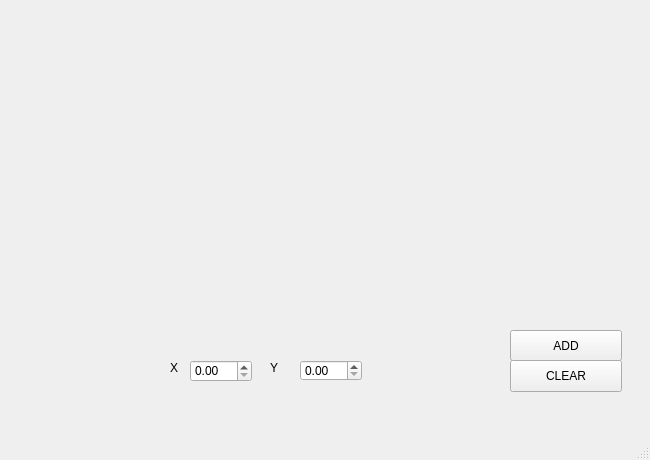
<?xml version="1.0" encoding="UTF-8"?>
<ui version="4.0">
 <class>MainWindow</class>
 <widget class="QMainWindow" name="MainWindow">
  <property name="geometry">
   <rect>
    <x>0</x>
    <y>0</y>
    <width>650</width>
    <height>460</height>
   </rect>
  </property>
  <property name="windowTitle">
   <string>MainWindow</string>
  </property>
  <widget class="QWidget" name="centralwidget">
   <widget class="QCustomPlot" name="plot" native="true">
    <property name="geometry">
     <rect>
      <x>90</x>
      <y>30</y>
      <width>351</width>
      <height>251</height>
     </rect>
    </property>
   </widget>
   <widget class="QDoubleSpinBox" name="bx_x">
    <property name="geometry">
     <rect>
      <x>190</x>
      <y>360</y>
      <width>62</width>
      <height>22</height>
     </rect>
    </property>
   </widget>
   <widget class="QDoubleSpinBox" name="bx_y">
    <property name="geometry">
     <rect>
      <x>300</x>
      <y>360</y>
      <width>62</width>
      <height>21</height>
     </rect>
    </property>
   </widget>
   <widget class="QPushButton" name="btn_add">
    <property name="geometry">
     <rect>
      <x>510</x>
      <y>330</y>
      <width>112</width>
      <height>31</height>
     </rect>
    </property>
    <property name="text">
     <string>ADD</string>
    </property>
   </widget>
   <widget class="QPushButton" name="btn_clear">
    <property name="geometry">
     <rect>
      <x>510</x>
      <y>360</y>
      <width>112</width>
      <height>32</height>
     </rect>
    </property>
    <property name="text">
     <string>CLEAR</string>
    </property>
   </widget>
   <widget class="QLabel" name="label">
    <property name="geometry">
     <rect>
      <x>170</x>
      <y>360</y>
      <width>16</width>
      <height>16</height>
     </rect>
    </property>
    <property name="text">
     <string>X</string>
    </property>
   </widget>
   <widget class="QLabel" name="label_2">
    <property name="geometry">
     <rect>
      <x>270</x>
      <y>360</y>
      <width>58</width>
      <height>16</height>
     </rect>
    </property>
    <property name="text">
     <string>Y</string>
    </property>
   </widget>
  </widget>
  <widget class="QMenuBar" name="menubar">
   <property name="geometry">
    <rect>
     <x>0</x>
     <y>0</y>
     <width>650</width>
     <height>22</height>
    </rect>
   </property>
  </widget>
  <widget class="QStatusBar" name="statusbar"/>
 </widget>
 <customwidgets>
  <customwidget>
   <class>QCustomPlot</class>
   <extends>QWidget</extends>
   <header>qcustomplot.h</header>
   <container>1</container>
  </customwidget>
 </customwidgets>
 <resources/>
 <connections/>
</ui>
